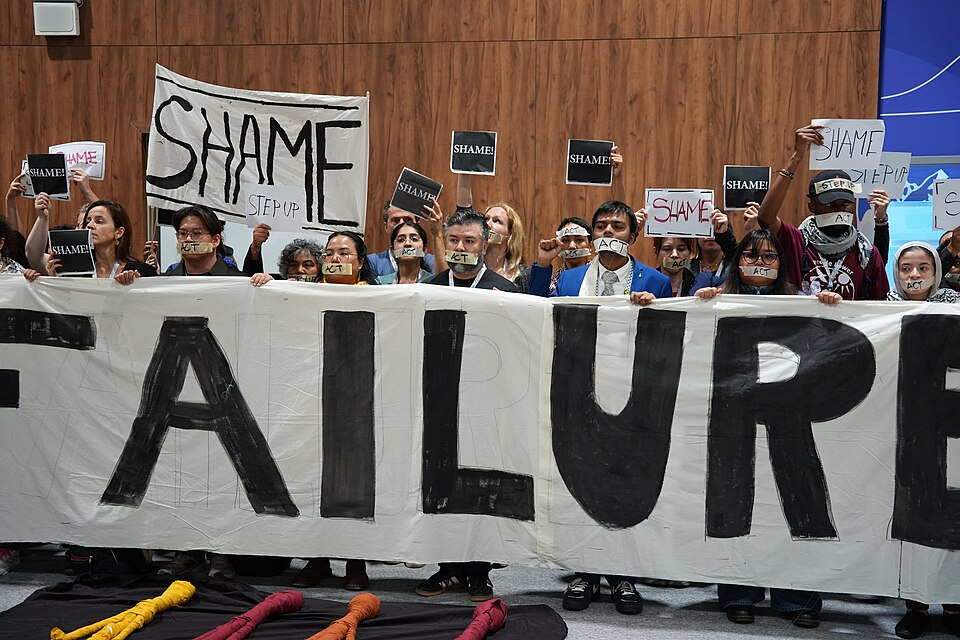
#> input picture photos/cop31-antalya.jpg, 960 x 640 px
$ python draw_image.py
#> lines starting #> are read from the running program, lines starting #| are printed output that depends on the picture
#!/usr/bin/env python3
"""Draw the news-summary front page for Monday 23 November 2026.

A dense editorial broadsheet: 37 dated stories across 7 regions, a
numbers strip, a region bar, a UTC timeline, 3 lead cards (two real
Wikimedia Commons photos of the actual events/places, one faithful
drawn illustration of the Dymer rescue scene), 10 medium cards with
small faithful scene illustrations, a world map with numbered pins,
a 24-story "also" list, and a DATE CHECK box addressed to the judge.
Everything is drawn with Pillow from the story list below; no network
at draw time. Output: entry.png, 1024x1024, under 1 MiB.
"""
from PIL import Image, ImageDraw, ImageFont

W, H = 1024, 1024
PAPER = (247, 243, 234)      # newsprint
INK = (18, 24, 34)           # near-black headline ink
BODY = (38, 46, 60)          # body ink
MUTED = (96, 104, 118)       # captions
NAVY = (16, 34, 64)          # masthead band
GOLD = (198, 148, 32)        # masthead rule / accents
RED = (178, 34, 34)          # breaking / ONGOING
TEAL = (13, 110, 110)        # REPORTED
AMBER = (166, 110, 8)        # CLAIM
CARD = (255, 255, 255)       # card face
EDGE = (196, 188, 172)       # card border
SKY = (135, 178, 214)        # map sea
LAND = (214, 204, 178)       # map land

FD = "/usr/share/fonts/truetype/dejavu/"


def F(name, size):
    return ImageFont.truetype(FD + name, size)


F_MAST = F("DejaVuSerif-Bold.ttf", 40)
F_SUB = F("DejaVuSans-Bold.ttf", 16)
F_NUM = F("DejaVuSans-Bold.ttf", 23)
F_NUML = F("DejaVuSans-Bold.ttf", 10)
F_REG = F("DejaVuSans-Bold.ttf", 12)
F_TL = F("DejaVuSans.ttf", 10)
F_LEAD = F("DejaVuSans-Bold.ttf", 16)
F_LEADB = F("DejaVuSans.ttf", 12)
F_MED = F("DejaVuSans-Bold.ttf", 12)
F_MEDB = F("DejaVuSans.ttf", 10)
F_TAG = F("DejaVuSans-Bold.ttf", 9)
F_SRC = F("DejaVuSans.ttf", 9)
F_ALSO = F("DejaVuSans.ttf", 11)
F_ALSO10 = F("DejaVuSans.ttf", 10)
F_ALSO9 = F("DejaVuSans.ttf", 9)
F_ALSOH = F("DejaVuSans-Bold.ttf", 11)
F_DC = F("DejaVuSans.ttf", 11)
F_DCH = F("DejaVuSans-Bold.ttf", 12)
F_FOOT = F("DejaVuSans.ttf", 9)
F_PIN = F("DejaVuSans-Bold.ttf", 8)


def wrap(d, text, fnt, width):
    lines, cur = [], ""
    for w in text.split():
        t = (cur + " " + w).strip()
        if d.textlength(t, font=fnt) <= width:
            cur = t
        else:
            if cur:
                lines.append(cur)
            cur = w
    if cur:
        lines.append(cur)
    return lines


def para(d, x, y, text, fnt, fill, width, lh):
    for ln in wrap(d, text, fnt, width):
        d.text((x, y), ln, font=fnt, fill=fill)
        y += lh
    return y


def tag(d, x, y, label):
    col = RED if label == "ONGOING" else (AMBER if label == "CLAIM" else TEAL)
    w = d.textlength(label, font=F_TAG) + 10
    d.rounded_rectangle([x, y, x + w, y + 14], radius=3, fill=col)
    d.text((x + 5, y + 2), label, font=F_TAG, fill=(255, 255, 255))
    return x + w


def num_badge(d, x, y, n, r=10):
    d.ellipse([x - r, y - r, x + r, y + r], fill=NAVY)
    t = str(n)
    d.text((x - d.textlength(t, font=F_PIN) / 2, y - 5), t,
           font=F_PIN, fill=(255, 255, 255))


def cover_crop(im, tw, th):
    """Centre-crop an image to the target aspect, then resize."""
    sw, sh = im.size
    sa, ta = sw / sh, tw / th
    if sa > ta:
        nw = int(sh * ta)
        im = im.crop(((sw - nw) // 2, 0, (sw - nw) // 2 + nw, sh))
    else:
        nh = int(sw / ta)
        im = im.crop((0, (sh - nh) // 2, sw, (sh - nh) // 2 + nh))
    return im.resize((tw, th), Image.LANCZOS)


# ---------------------------------------------------------------- stories
LEADS = [
    dict(n=1, region="EUROPE", head="COP31 COLLAPSES",
         body=("No deal after 18 days in Antalya, the longest UN climate summit on record. The EU and ~130 parties rejected a text with no fossil fuels."),
         tag="REPORTED", src="BBC, The Hindu", photo="photos/cop31-antalya.jpg"),
    dict(n=2, region="EUROPE", head="BOY, 7, PULLED ALIVE IN DYMER",
         body=("Russian strike on a 5-storey block near Kyiv kills at least 10. A boy is rescued from the rubble after 14 hours; 14 still missing."),
         tag="ONGOING", src="BBC, Al Jazeera", photo=None),
    dict(n=3, region="ASIA-PACIFIC", head="NIKKEI -5.06%",
         body=("AI sell-off spreads: Tokyo's Nikkei falls 5.06%, the S&P 500 drops 3.7%, Hong Kong hits a 19-month low and Nvidia sinks 14%."),
         tag="REPORTED", src="SCMP, Al Jazeera, Yonhap",
         photo="photos/tokyo-stock-exchange.jpg"),
]

MEDIUM = [
    dict(n=4, region="AFRICA", head="MERKURY SINKS",
         body=("Russian corvette sunk at its Benghazi base in a suspected Ukrainian sea-drone attack; 10 injured."),
         tag="CLAIM", src="BBC, Guardian", kind="ship"),
    dict(n=5, region="NORTH AMERICA", head="DEMOCRATS 258",
         body=("Largest US House majority since 1992. Hubbard beats Foxx in a North Carolina recount; 4 races undecided."),
         tag="REPORTED", src="AP, BBC", kind="dome"),
    dict(n=6, region="MIDDLE EAST", head="IRAN WAR",
         body=("Two supertankers hit mines and ablaze near the Strait of Hormuz; an Iranian strike wounds 2 in Bahrain."),
         tag="ONGOING", src="Al Jazeera, Fox News", kind="flame"),
    dict(n=7, region="NORTH AMERICA", head="NVIDIA",
         body=("Jensen Huang resigns as CEO amid a reported SEC accounting inquiry; shares fall 14%. Trump urges rehire."),
         tag="REPORTED", src="The National, Japan Times", kind="chip"),
    dict(n=8, region="ASIA-PACIFIC", head="BANTEN FIRE",
         body=("Candy factory fire in Banten: 24 body bags removed, dozens missing - among Indonesia's deadliest in years."),
         tag="ONGOING", src="Al Jazeera, BBC, UPI", kind="flame"),
    dict(n=9, region="AFRICA", head="KHARTOUM DRONES",
         body=("Drone strikes kill 5 children and injure at least 10 in Khartoum and Omdurman; a UN building damaged."),
         tag="REPORTED", src="France 24, Le Monde", kind="drone"),
    dict(n=10, region="AFRICA", head="SOUTH SUDAN",
         body=("Paramilitary attack kills at least 24 civilians, including 7 children."),
         tag="REPORTED", src="Folha de S.Paulo", kind="alert"),
    dict(n=11, region="LATIN AMERICA", head="EL CHAPO ISIDRO CAPTURED",
         body=("FBI 10-most-wanted Fausto Isidro Meza Flores arrested in Sinaloa after a shootout; vehicles burned."),
         tag="REPORTED", src="BBC, Guardian", kind="cuffs"),
    dict(n=12, region="SPORT & SCIENCE", head="BEPICOLOMBO",
         body=("ESA/JAXA craft enters orbit around Mercury after an 8-year journey - only the 2nd craft ever to do so."),
         tag="REPORTED", src="Phys.org, BBC", kind="orbit"),
    dict(n=13, region="NORTH AMERICA", head="RIEMANN PROOF CLAIMED",
         body=("Anthropic mathematician Levent Alpoge posts a claimed proof of the Riemann hypothesis, unsolved since 1859."),
         tag="CLAIM", src="France 24, BBC", kind="pi"),
]

ALSO = [
    (14, "SPARTA II", "Drone-hit freighter burns; Finland blames Ukraine", "BBC"),
    (15, "HOUTHIS", "Houthis claim Rabigh hit; Saudi strike kills 4", "CNBC"),
    (16, "GAZA", "Contamination threatens health for years", "Guardian"),
    (17, "ISRAEL COALITION", "Likud-Yashar talks end with no deal", "Al Jazeera"),
    (18, "WEST BANK", "Settlers torch homes; ‘Jewish terrorism’", "France 24"),
    (19, "SHENZHEN", "Trump calls Putin “my friend”", "Al Jazeera"),
    (20, "BURNHAM", "Burnham: EU deal could make next decade better", "BBC"),
    (21, "ISTANBUL", "Thousands rally; Sözcü TV raided, state-run", "France 24"),
    (22, "AUSTRALIA", "Chalmers: jobless will pass 5%; growth below 2%", "Guardian"),
    (23, "NATO MEETS", "NATO meets; all 3 missiles were Kh-101s", "Polish Radio"),
    (24, "BOLSONARO", "Bolsonaro in intensive care, stable", "MercoPress"),
    (25, "EBOLA", "Fighting disrupts Ebola response", "Al Jazeera"),
    (26, "RWANDA", "Five EU states accept Rwanda centres", "El País"),
    (27, "IOWA", "Army to detonate lead azide despite court order", "BBC"),
    (28, "ICE SEATTLE", "ICE detains father and daughter; protests", "Guardian"),
    (29, "BOCA", "Boca beat Mineiro 2-0 for the Copa", "Buenos Aires Times"),
    (30, "NEPAL PM", "Nepal PM begins first India visit", "The Hindu"),
    (31, "TATA STEEL", "Tata Steel buys 26.4% of pipe maker, $1.67bn", "CNBC"),
    (32, "KOREA $1 TRILLION", "Exports top $1 trillion, a first", "Yonhap"),
    (33, "INDONESIA SHIP", "Navy seizes ship with 405t of rocket chemical", "Inshorts"),
    (34, "MQ-9", "Iran claims it downed a US MQ-9A drone", "Inshorts"),
    (35, "ALCARAZ", "Alcaraz beats Zverev 6-2, 7-6 for ATP Finals", "Reuters"),
    (36, "MÁRQUEZ", "Márquez wins 8th MotoGP title", "AP"),
    (37, "ZELENSKY WEEK", "Russia used ~2,700 drones in week to 22 Nov", "AP"),
]

NUMBERS = [
    ("258", "HOUSE SEATS"),
    ("-5.06%", "NIKKEI"),
    ("$1 TRILLION", "KOREA EXPORTS"),
    ("405 TONNES", "SEIZED"),
    ("2,700", "DRONES IN A WEEK"),
    (">=10", "KILLED IN DYMER"),
]

REGIONS = [("EUROPE", 7), ("MIDDLE EAST", 6), ("ASIA-PACIFIC", 8),
           ("AFRICA", 5), ("NORTH AMERICA", 5), ("LATIN AMERICA", 2),
           ("SPORT & SCIENCE", 4)]

TIMELINE = [
    ("00:00", "COP31 no-deal leads wires"),
    ("02:00", "Nikkei opens -5.06%"),
    ("09:00", "Wires read to 09:00 UTC"),
    ("12:00", "NATO meets in Brussels"),
    ("15:00", "Boca lift the Copa"),
    ("18:00", "Alcaraz wins the ATP Finals"),
]

DATE_CHECK = ("Wires read to 09:00 UTC, Monday 23 November 2026. COP31's closing plenary ended late Sunday 22 Nov "
              "Antalya time; its no-deal outcome led Monday's wires. Left out as wrong-day news: the Peru "
              "M6.7 quake (Fri 20 Nov); Russia's 186-drone barrage (night of 21-22 Nov); the Shenzhen summit "
              "itself (19-20 Nov - only Monday's reactions shown).")


# ---------------------------------------------------------------- scenes
def picto(d, x, y, w, h, kind):
    """Small faithful scene thumbnail for a medium card."""
    d.rectangle([x, y, x + w, y + h], fill=(226, 232, 238))
    cx, cy = x + w / 2, y + h / 2
    if kind == "ship":
        d.rectangle([x, y + h * 0.62, x + w, y + h], fill=(52, 96, 140))
        d.polygon([(x + 8, cy + 6), (x + w - 8, cy + 6), (x + w - 18, cy + 16),
                   (x + 18, cy + 16)], fill=(60, 60, 66))
        d.rectangle([x + w * 0.42, cy - 8, x + w * 0.52, cy + 6], fill=(90, 90, 96))
        d.polygon([(x + w * 0.62, cy - 2), (x + w * 0.72, cy - 14),
                   (x + w * 0.66, cy - 2)], fill=(178, 34, 34))
    elif kind == "dome":
        d.rectangle([x, y + h * 0.72, x + w, y + h], fill=(120, 128, 138))
        d.rectangle([x + w * 0.2, cy - 2, x + w * 0.8, cy + 12], fill=(240, 240, 238))
        d.pieslice([x + w * 0.32, cy - 22, x + w * 0.68, cy + 6], 180, 360,
                   fill=(240, 240, 238))
        d.rectangle([x + w * 0.48, cy - 30, x + w * 0.52, cy - 20], fill=(60, 60, 66))
    elif kind == "flame":
        d.polygon([(cx - 16, cy + 14), (cx - 6, cy - 4), (cx, cy + 4),
                   (cx + 8, cy - 12), (cx + 16, cy + 14)], fill=(226, 110, 20))
        d.polygon([(cx - 8, cy + 14), (cx, cy + 2), (cx + 8, cy + 14)],
                  fill=(245, 185, 66))
        d.rectangle([x, y + h * 0.82, x + w, y + h], fill=(60, 60, 66))
    elif kind == "chip":
        d.rectangle([x + w * 0.28, cy - 12, x + w * 0.72, cy + 12], fill=(16, 34, 64))
        d.rectangle([x + w * 0.38, cy - 4, x + w * 0.62, cy + 4], fill=(76, 154, 255))
        for i in range(3):
            d.line([(x + w * 0.28, cy - 8 + i * 8), (x + w * 0.18, cy - 8 + i * 8)],
                   fill=(60, 60, 66), width=2)
            d.line([(x + w * 0.72, cy - 8 + i * 8), (x + w * 0.82, cy - 8 + i * 8)],
                   fill=(60, 60, 66), width=2)
    elif kind == "drone":
        d.ellipse([cx - 14, cy - 8, cx + 14, cy + 8], fill=(60, 60, 66))
        for sx in (-1, 1):
            d.line([(cx + sx * 12, cy), (cx + sx * 24, cy - 8)], fill=(90, 90, 96), width=2)
            d.ellipse([cx + sx * 28 - 5, cy - 13, cx + sx * 28 + 5, cy - 3],
                      outline=(60, 60, 66), width=2)
        d.line([(cx, cy + 8), (cx, cy + 16)], fill=(178, 34, 34), width=2)
    elif kind == "alert":
        d.polygon([(cx, cy - 16), (cx + 18, cy + 12), (cx - 18, cy + 12)],
                  fill=(245, 185, 66))
        d.rectangle([cx - 2, cy - 6, cx + 2, cy + 4], fill=(18, 24, 34))
        d.ellipse([cx - 2, cy + 7, cx + 2, cy + 11], fill=(18, 24, 34))
    elif kind == "cuffs":
        d.ellipse([cx - 16, cy - 8, cx - 2, cy + 8], outline=(60, 60, 66), width=3)
        d.ellipse([cx + 2, cy - 8, cx + 16, cy + 8], outline=(60, 60, 66), width=3)
        d.line([(cx - 2, cy), (cx + 2, cy)], fill=(60, 60, 66), width=3)
    elif kind == "orbit":
        d.ellipse([cx - 18, cy - 18, cx + 18, cy + 18], fill=(178, 120, 60))
        d.ellipse([cx - 26, cy - 10, cx + 26, cy + 10], outline=(16, 34, 64), width=2)
        d.ellipse([cx + 18, cy - 14, cx + 26, cy - 6], fill=(16, 34, 64))
    elif kind == "pi":
        d.text((cx - 11, cy - 13), "\u03c0", font=F("DejaVuSerif-Bold.ttf", 26),
               fill=(16, 34, 64))
        d.line([(x + 8, cy + 12), (x + w - 8, cy + 12)], fill=(178, 34, 34), width=2)


def dymer_scene(d, x, y, w, h):
    """Faithful drawn illustration of the Dymer rescue: a damaged
    5-storey block at night, smoke, rescuers, a boy carried out."""
    d.rectangle([x, y, x + w, y + h], fill=(24, 32, 48))
    for sx, sy, r in [(x + 30, y + 12, 2), (x + 90, y + 8, 1), (x + 150, y + 16, 2),
                      (x + 210, y + 10, 1), (x + 260, y + 18, 2)]:
        d.ellipse([sx - r, sy - r, sx + r, sy + r], fill=(220, 220, 220))
    # damaged 5-storey block, left half collapsed
    d.rectangle([x + 18, y + 30, x + 150, y + h - 8], fill=(120, 108, 96))
    d.polygon([(x + 18, y + 30), (x + 84, y + 30), (x + 84, y + 62),
               (x + 60, y + 78), (x + 84, y + 96), (x + 40, y + h - 8),
               (x + 18, y + h - 8)], fill=(88, 80, 72))
    for r in range(5):
        for c in range(4):
            wx, wy = x + 30 + c * 28, y + 38 + r * 20
            if r >= 2 and c >= 2:
                continue
            d.rectangle([wx, wy, wx + 16, wy + 12],
                        fill=(245, 185, 66) if (r + c) % 3 == 0 else (40, 48, 60))
    # smoke
    for sx, sy, r in [(x + 70, y + 22, 10), (x + 90, y + 14, 13), (x + 112, y + 20, 9)]:
        d.ellipse([sx - r, sy - r, sx + r, sy + r], fill=(150, 150, 155))
    # floodlight beam + rescuers carrying the boy
    d.polygon([(x + 210, y + 40), (x + 250, y + 40), (x + 290, y + h - 8),
               (x + 200, y + h - 8)], fill=(245, 185, 66))
    d.rectangle([x + 205, y + h - 34, x + 235, y + h - 8], fill=(226, 110, 20))
    d.rectangle([x + 215, y + h - 52, x + 225, y + h - 34], fill=(226, 110, 20))
    d.ellipse([x + 216, y + h - 62, x + 224, y + h - 54], fill=(240, 200, 170))
    d.rectangle([x + 245, y + h - 30, x + 275, y + h - 8], fill=(226, 110, 20))
    d.rectangle([x + 255, y + h - 48, x + 265, y + h - 30], fill=(226, 110, 20))
    d.ellipse([x + 256, y + h - 58, x + 264, y + h - 50], fill=(240, 200, 170))
    # stretcher with the boy, centre
    d.rectangle([x + 150, y + h - 26, x + 200, y + h - 20], fill=(200, 200, 200))
    d.ellipse([x + 168, y + h - 36, x + 178, y + h - 26], fill=(240, 200, 170))
    d.rectangle([x + 178, y + h - 32, x + 196, y + h - 22], fill=(13, 110, 110))
    d.text((x + 8, y + h - 16), "DYMER, KYIV REGION - RESCUE AFTER 14 HOURS",
           font=F_SRC, fill=(255, 255, 255))


# ---------------------------------------------------------------- world map
CONTINENTS = [
    # North America
    [(-168, 66), (-140, 70), (-125, 72), (-110, 68), (-95, 69), (-85, 66),
     (-80, 62), (-76, 58), (-65, 45), (-70, 42), (-75, 35), (-81, 26),
     (-84, 30), (-90, 21), (-97, 16), (-105, 20), (-115, 29), (-125, 40),
     (-125, 49), (-135, 58), (-155, 58), (-165, 60)],
    # South America
    [(-79, 9), (-72, 12), (-62, 10), (-52, 5), (-44, -3), (-35, -8),
     (-40, -20), (-48, -28), (-58, -35), (-65, -41), (-70, -52), (-74, -54),
     (-73, -44), (-72, -30), (-70, -18), (-77, -12), (-81, -5), (-80, 1)],
    # Europe
    [(-10, 36), (-9, 43), (-2, 48), (0, 51), (5, 53), (8, 57), (12, 56),
     (18, 56), (21, 55), (24, 58), (28, 60), (30, 62), (32, 70), (40, 68),
     (45, 66), (40, 60), (35, 56), (30, 54), (28, 46), (23, 40), (19, 42),
     (12, 44), (8, 44), (3, 42), (0, 39)],
    # Africa
    [(-6, 35), (10, 37), (20, 32), (32, 31), (35, 28), (38, 22), (43, 12),
     (48, 11), (51, 12), (46, 4), (41, -2), (40, -10), (36, -18), (33, -26),
     (28, -33), (20, -35), (16, -29), (12, -18), (13, -12), (9, -1),
     (9, 4), (-8, 5), (-13, 8), (-17, 15), (-16, 21), (-15, 27)],
    # Asia
    [(32, 70), (45, 68), (55, 69), (68, 73), (80, 73), (95, 76), (110, 74),
     (125, 73), (140, 72), (158, 69), (162, 62), (158, 55), (142, 50),
     (140, 40), (130, 35), (122, 31), (115, 23), (108, 15), (105, 9),
     (100, 6), (97, 10), (92, 16), (88, 22), (80, 15), (76, 10), (72, 20),
     (66, 25), (60, 25), (54, 27), (48, 30), (43, 29), (38, 31), (35, 36),
     (32, 42), (28, 46), (30, 52), (32, 58)],
    # Australia
    [(114, -22), (122, -14), (132, -12), (137, -15), (142, -11), (146, -19),
     (150, -23), (153, -27), (150, -37), (140, -38), (132, -32), (124, -33),
     (116, -35), (113, -25)],
]

PINS = [(33, 36, 1), (27, 53, 2), (139, 35, 3), (22, 30, 4), (-77, 39, 5),
        (56, 26, 6), (-122, 37, 7), (106, -6, 8), (32, 15, 9), (34, 4, 10),
        (-107, 25, 11), (5, 54, 12), (-122, 37, 13)]


def draw_map(d, x, y, w, h):
    d.rectangle([x, y, x + w, y + h], fill=SKY)
    for poly in CONTINENTS:
        pts = [(x + (lon + 180) / 360 * w, y + (90 - lat) / 180 * h)
               for lon, lat in poly]
        d.polygon(pts, fill=LAND, outline=(150, 138, 110))
    d.text((x + 6, y + 4), "WHERE IT HAPPENED - 13 STORIES PINNED",
           font=F_SRC, fill=(18, 24, 34))
    off = {1: (14, 6), 2: (-12, -4), 4: (-2, 10), 10: (10, 12),
           12: (0, -12), 13: (18, 14)}
    for lon, lat, n in PINS:
        px = x + (lon + 180) / 360 * w
        py = y + (90 - lat) / 180 * h
        dx, dy = off.get(n, (0, 0))
        num_badge(d, px + dx, py + dy, n, r=7)


# ---------------------------------------------------------------- page
def draw_page():
    img = Image.new("RGB", (W, H), PAPER)
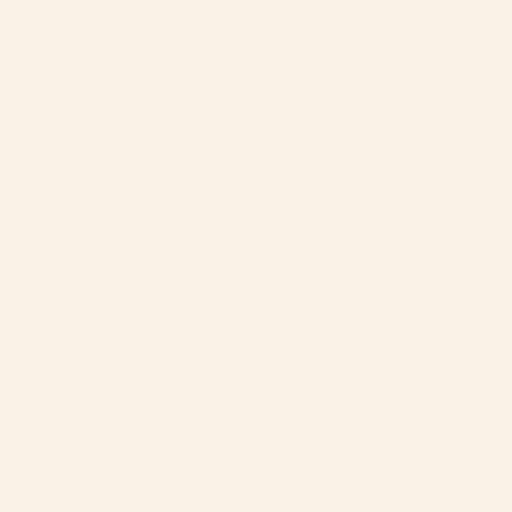
#> img: PIL image 1024x1024 RGB (shown at 1/2 size); mean R, G, B 247, 243, 234
    d = ImageDraw.Draw(img)
    MX = 16

    # masthead
    d.rectangle([0, 0, W, 64], fill=NAVY)
    d.rectangle([0, 64, W, 67], fill=GOLD)
    t = "THE WORLD IN ONE DAY"
    d.text(((W - d.textlength(t, font=F("DejaVuSans-Bold.ttf", 13))) / 2, 6),
           t, font=F("DejaVuSans-Bold.ttf", 13), fill=GOLD)
    t = "MONDAY, 23 NOVEMBER 2026"
    d.text(((W - d.textlength(t, font=F_MAST)) / 2, 22),
           t, font=F_MAST, fill=(255, 255, 255))

    # subtitle
    t = "37 STORIES  \u00b7  7 REGIONS  \u00b7  EVERY ONE DATED MONDAY, 23 NOVEMBER 2026"
    d.text(((W - d.textlength(t, font=F_SUB)) / 2, 74),
           t, font=F_SUB, fill=INK)

    # numbers strip
    y0 = 96
    cw = (W - 2 * MX) / 6
    for i, (num, lab) in enumerate(NUMBERS):
        cx = MX + cw * i + cw / 2
        nf = F_NUM
        for sz in (23, 21, 19, 17):
            nf = F("DejaVuSans-Bold.ttf", sz)
            if d.textlength(num, font=nf) <= cw - 8:
                break
        d.text((cx - d.textlength(num, font=nf) / 2, y0), num,
               font=nf, fill=NAVY)
        d.text((cx - d.textlength(lab, font=F_NUML) / 2, y0 + 26), lab,
               font=F_NUML, fill=MUTED)
        if i:
            d.line([(MX + cw * i, y0 + 2), (MX + cw * i, y0 + 36)], fill=EDGE, width=1)

    # region bar (segments proportional to counts, total 37)
    y0 = 134
    total = sum(c for _, c in REGIONS)
    cols = [(16, 34, 64), (178, 34, 34), (13, 110, 110), (166, 110, 8),
            (76, 90, 160), (150, 80, 30), (40, 120, 70)]
    x = MX
    for (name, c), col in zip(REGIONS, cols):
        wseg = (W - 2 * MX) * c / total
        d.rectangle([x, y0, x + wseg - 1, y0 + 18], fill=col)
        lab = f"{name} {c}"
        if d.textlength(lab, font=F_REG) < wseg - 6:
            d.text((x + (wseg - d.textlength(lab, font=F_REG)) / 2, y0 + 3),
                   lab, font=F_REG, fill=(255, 255, 255))
        x += wseg
#> after the loop, x = 1008

    # UTC timeline, one line
    tl = "   \u2022   ".join(f"{t}  {s}" for t, s in TIMELINE)
    tlf = F_TL if d.textlength(tl, font=F_TL) <= W - 2 * MX else F("DejaVuSans.ttf", 9)
    d.text(((W - d.textlength(tl, font=tlf)) / 2, 158), tl,
           font=tlf, fill=BODY)
    d.line([(MX, 174), (W - MX, 174)], fill=EDGE, width=1)

    # lead cards
    y0, ch = 180, 204
    cw = (W - 2 * MX - 16) / 3
    for i, s in enumerate(LEADS):
        x = MX + i * (cw + 8)
        d.rectangle([x, y0, x + cw, y0 + ch], fill=CARD, outline=EDGE, width=1)
        if s["photo"]:
            ph = cover_crop(Image.open(s["photo"]).convert("RGB"),
                            int(cw), 96)
#> in cover_crop, `sw, sh = im.size`: sw = 960; sh = 640
#> in cover_crop, `sa, ta = sw / sh, tw / th`: sa = 1.5; ta = 3.39
#> in cover_crop, `nh = int(sw / ta)`: nh = 283
#> in cover_crop, `im = im.crop((0, (sh - nh) // 2, sw, (sh - nh) // 2 + nh))`:
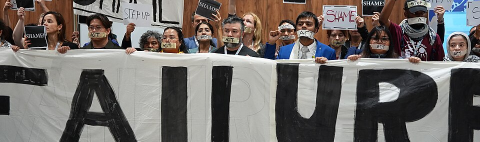
#> im: PIL image 960x283 RGB (shown at 1/2 size); mean R, G, B 112.5, 107.4, 104.2
#> in cover_crop, `return im.resize((tw, th), Image.LANCZOS)`:
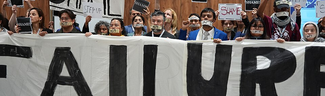
#> returned value: PIL image 325x96 RGB; mean R, G, B 112.5, 107.5, 104.2
            img.paste(ph, (int(x) + 1, y0 + 1))
            d.text((x + 6, y0 + 82), "REAL PHOTO", font=F_SRC, fill=(255, 255, 255))
        else:
            dymer_scene(d, int(x) + 1, y0 + 1, int(cw) - 2, 96)
        num_badge(d, x + 14, y0 + 14, s["n"], r=11)
#> (the rest of the program and of its run is left out)
